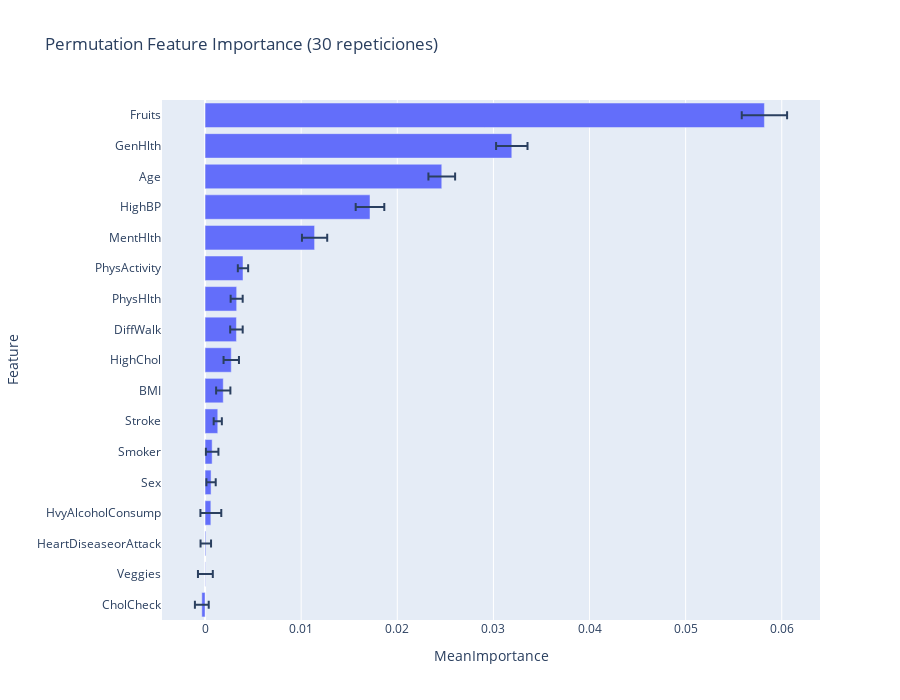

Notebook code for this chart:
### Code cell
fig = px.bar(
    importance_df,
    x="MeanImportance",
    y="Feature",
    error_x="StdImportance",
    orientation="h",
    title="Permutation Feature Importance (30 repeticiones)",
    height=700
)
fig.update_layout(yaxis=dict(autorange="reversed"))
fig.show()

### Figure 1 — Plotly figure (JSON) as saved in the notebook; plotly's stock layout.template omitted (floating-point values rounded to 4 significant figures)
{"data": [{"error_x": {"array": [0.00236, 0.001634, 0.001389, 0.001487, 0.001315, 0.0005361, 0.0006257, 0.0006507, 0.0008009, 0.0007417, 0.0004248, 0.000653, 0.0004853, 0.001085, 0.0005463, 0.0007729, 0.0007194]}, "hovertemplate": "MeanImportance=%{x}<br>Feature=%{y}<extra></extra>", "legendgroup": "", "marker": {"color": "#636efa", "pattern": {"shape": ""}}, "name": "", "orientation": "h", "showlegend": false, "textposition": "auto", "type": "bar", "x": [0.0582, 0.03191, 0.02463, 0.01716, 0.0114, 0.003947, 0.003288, 0.003264, 0.002725, 0.001892, 0.001322, 0.0007371, 0.000624, 0.000602, 7.701e-05, 3.301e-05, -0.0003379], "xaxis": "x", "y": ["Fruits", "GenHlth", "Age", "HighBP", "MentHlth", "PhysActivity", "PhysHlth", "DiffWalk", "HighChol", "BMI", "Stroke", "Smoker", "Sex", "HvyAlcoholConsump", "HeartDiseaseorAttack", "Veggies", "CholCheck"], "yaxis": "y"}], "layout": {"barmode": "relative", "height": 700, "legend": {"tracegroupgap": 0}, "title": {"text": "Permutation Feature Importance (30 repeticiones)"}, "xaxis": {"anchor": "y", "domain": [0, 1], "title": {"text": "MeanImportance"}}, "yaxis": {"anchor": "x", "autorange": "reversed", "domain": [0, 1], "title": {"text": "Feature"}}}}
